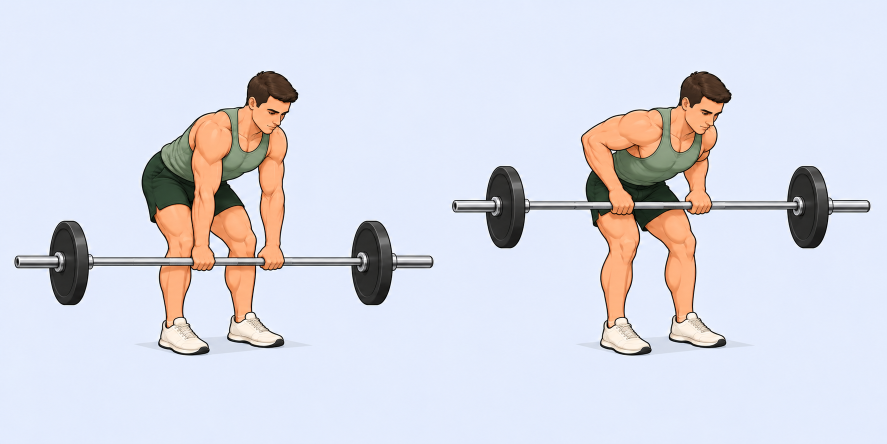
#> input picture assets/catalog-motion-batch3/bent-over-row-olympic-v2.png, 1774 x 887 px (shown at 1/2 size)
$ python export-catalog-batch3.py
#> lines starting #> are read from the running program, lines starting #| are printed output that depends on the picture
"""Export the three shared catalog animation pairs, preserving square framing."""
from pathlib import Path
from PIL import Image

ROOT = Path(__file__).resolve().parent.parent
NAMES = ('bent-over-row', 'linear-hack-squat', 'walking-lunge')
for name in NAMES:
    source = 'bent-over-row-olympic-v2.png' if name == 'bent-over-row' else f'{name}.png'
    sheet = Image.open(ROOT / 'assets/catalog-motion-batch3' / source).convert('RGB')
#> sheet is the input picture: PIL image 1774x887 RGB; mean R, G, B 216.6, 218, 228.3
    half = sheet.width // 2
#> half = 887
    assert sheet.width == sheet.height * 2
    for position in (1, 2):
        frame = sheet.crop(((position - 1) * half, 0, position * half, half))
        frame.resize((800, 800), Image.Resampling.LANCZOS).save(
            ROOT / 'public/images/motion' / f'{name}-{position}.webp', quality=88, method=6)
#> this loop made 2 passes
#> pass 1, `frame = sheet.crop(((position - 1) * half, 0, position * half, half))`:
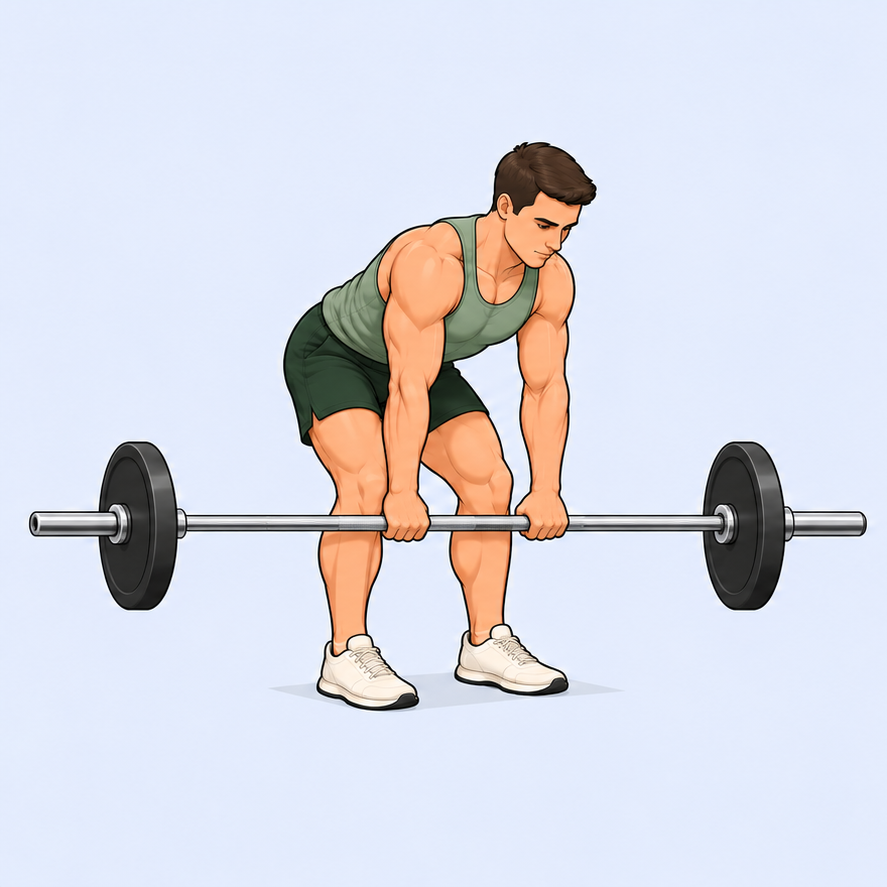
#> frame: PIL image 887x887 RGB; mean R, G, B 216.4, 217.6, 227.7
#> pass 2, `frame = sheet.crop(((position - 1) * half, 0, position * half, half))`:
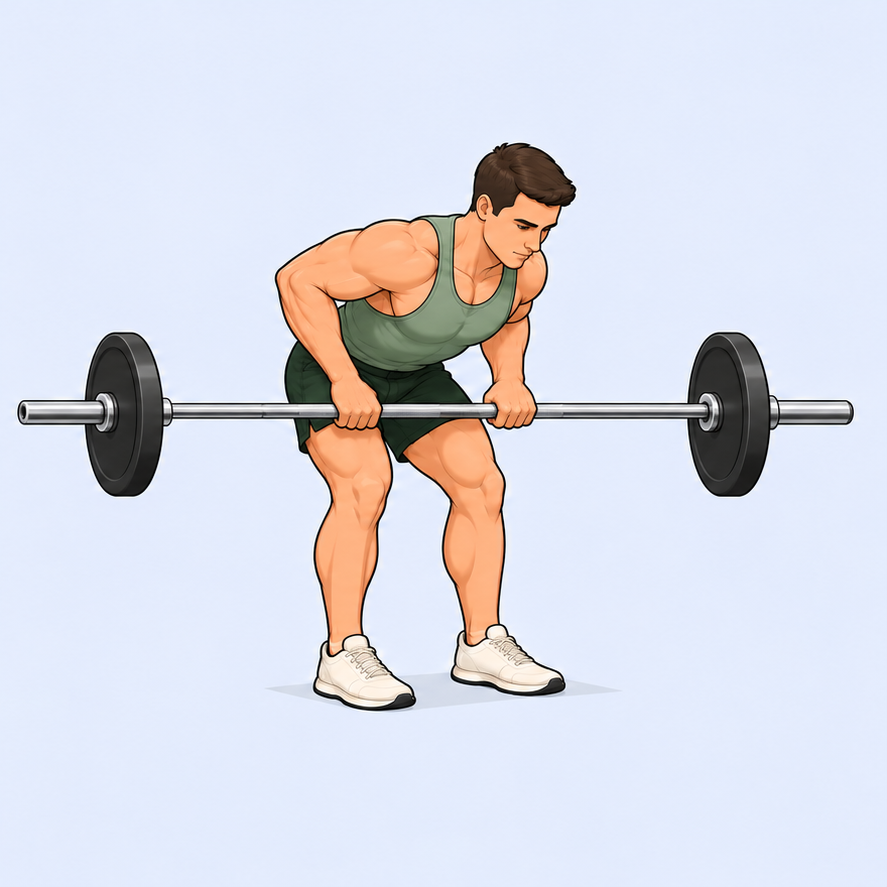
#> frame: PIL image 887x887 RGB; mean R, G, B 216.9, 218.5, 229
    print(f'{name}: exported both frames')
#> pass 2 of the loop `for name in NAMES:`:
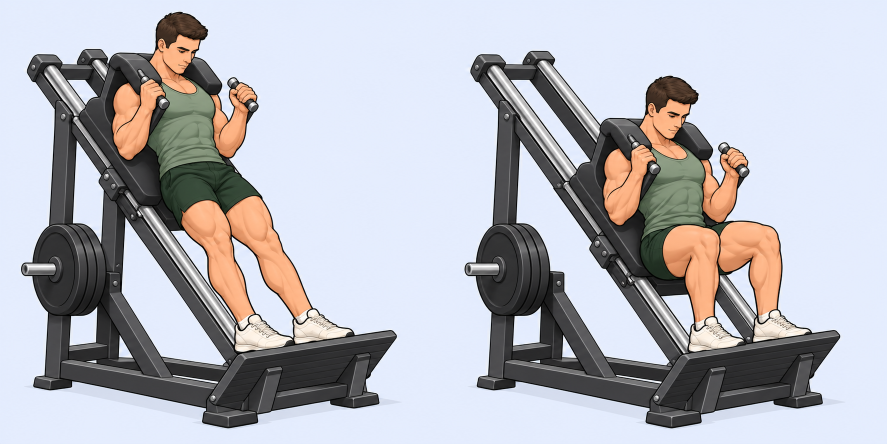
#> input picture assets/catalog-motion-batch3/linear-hack-squat.png, 1774 x 887 px (shown at 1/2 size)
#> sheet is the input picture: PIL image 1774x887 RGB; mean R, G, B 181.9, 182.2, 189
#> the loop `for position in (1, 2):` made 2 passes
#> pass 1, `frame.resize((800, 800), Image.Resampling.LANCZOS).save( ROOT / 'publi..`:
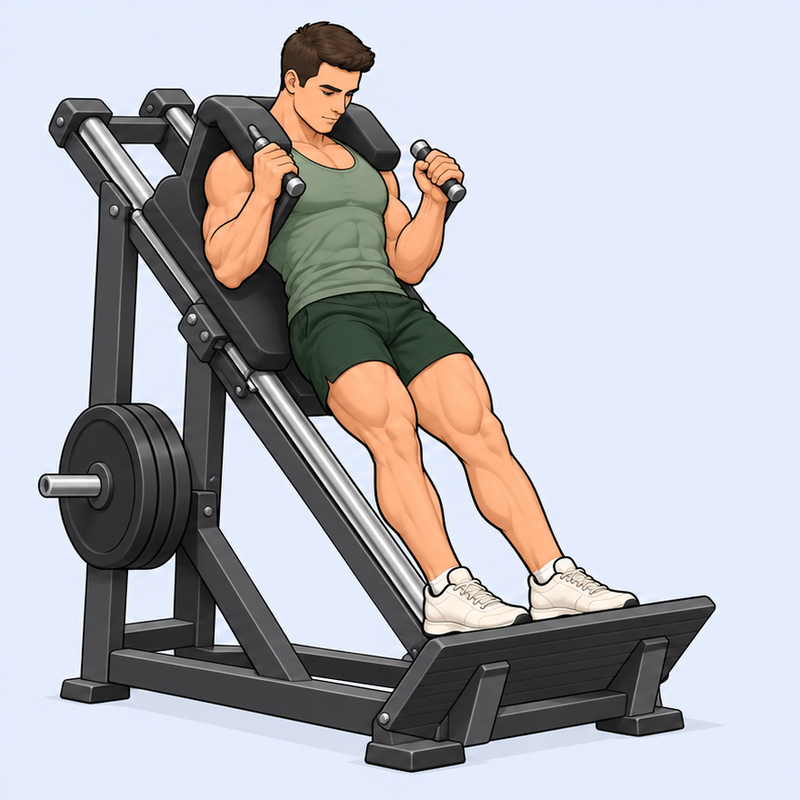
#> saved as linear-hack-squat-1.webp: PIL image 800x800 RGB; mean R, G, B 181.3, 181.7, 188.2
#> pass 2, `frame.resize((800, 800), Image.Resampling.LANCZOS).save( ROOT / 'publi..`:
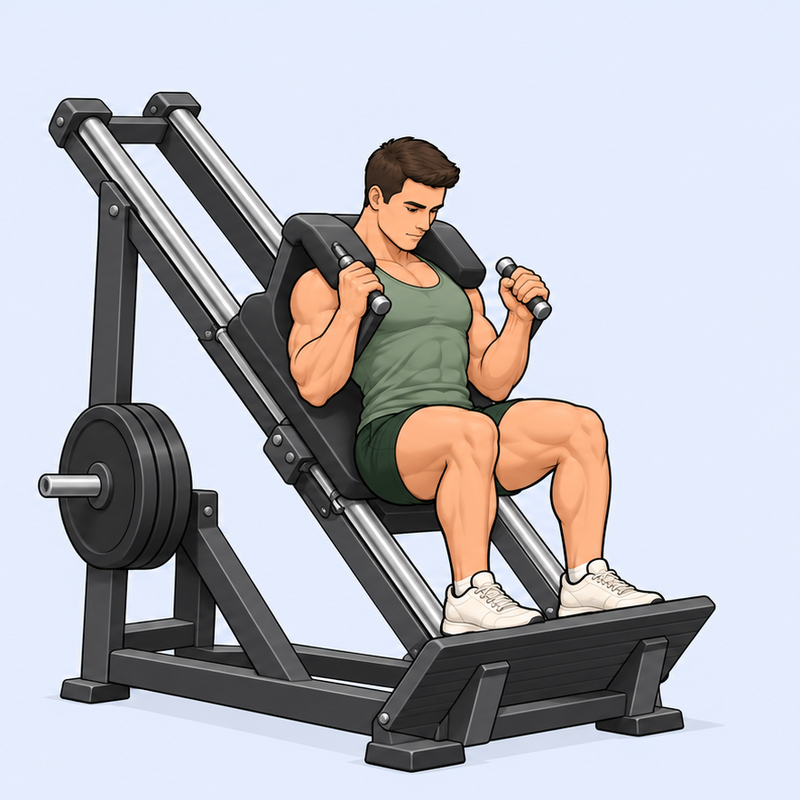
#> saved as linear-hack-squat-2.webp: PIL image 800x800 RGB; mean R, G, B 182.6, 182.8, 189.7
#> (the run stopped early here; a loop or call above may not have finished)
